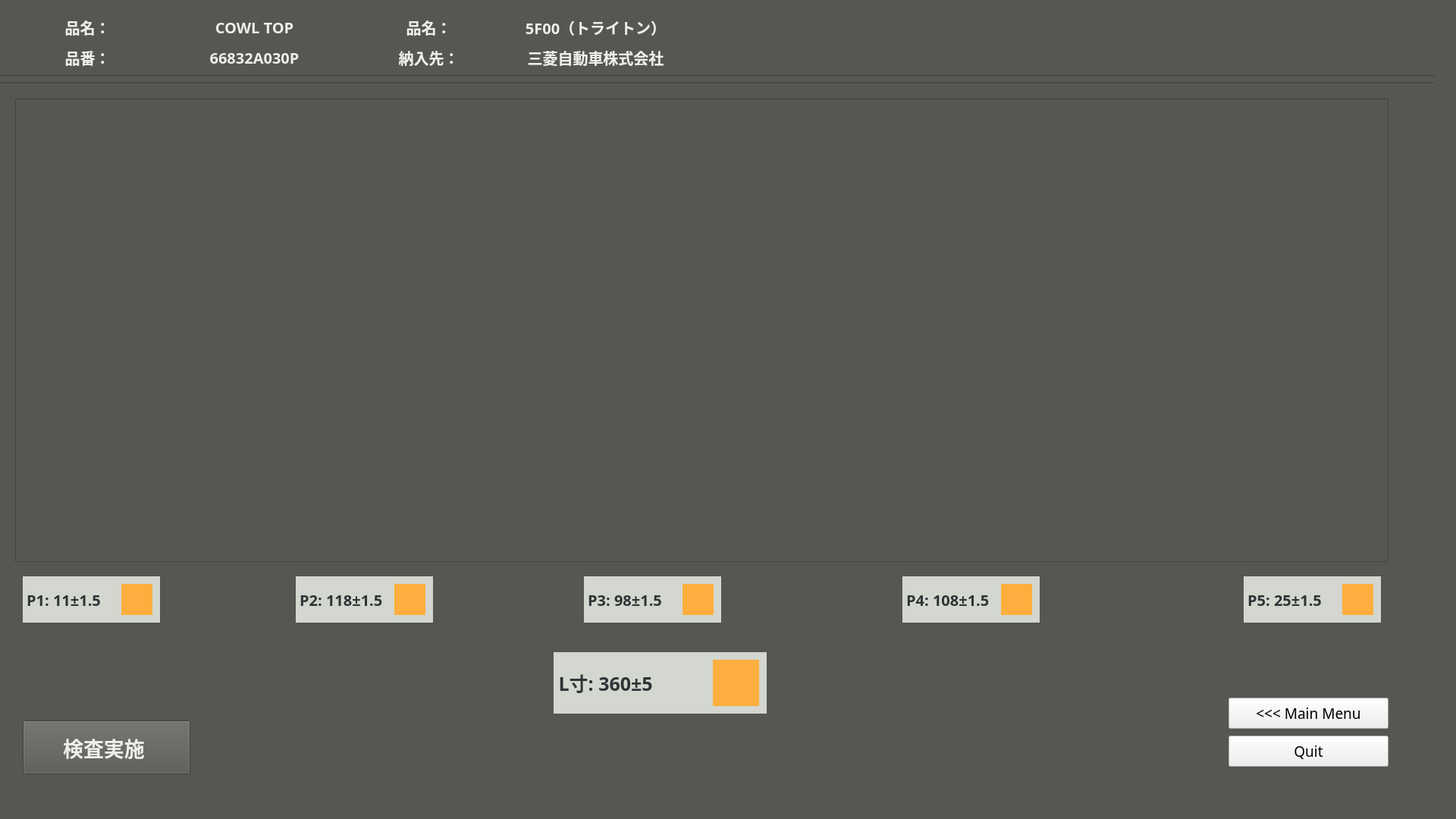
<?xml version="1.0" encoding="UTF-8"?>
<ui version="4.0">
 <class>part66832A030PWindow</class>
 <widget class="QMainWindow" name="part66832A030PWindow">
  <property name="enabled">
   <bool>true</bool>
  </property>
  <property name="geometry">
   <rect>
    <x>0</x>
    <y>0</y>
    <width>1920</width>
    <height>1080</height>
   </rect>
  </property>
  <property name="windowTitle">
   <string>MainWindow</string>
  </property>
  <property name="styleSheet">
   <string notr="true">background-color: rgb(85, 87, 83);</string>
  </property>
  <widget class="QWidget" name="part66832A030PWidget">
   <property name="enabled">
    <bool>true</bool>
   </property>
   <widget class="Line" name="line_1">
    <property name="geometry">
     <rect>
      <x>-10</x>
      <y>90</y>
      <width>1901</width>
      <height>20</height>
     </rect>
    </property>
    <property name="orientation">
     <enum>Qt::Horizontal</enum>
    </property>
   </widget>
   <widget class="Line" name="line_2">
    <property name="geometry">
     <rect>
      <x>-10</x>
      <y>100</y>
      <width>1901</width>
      <height>20</height>
     </rect>
    </property>
    <property name="orientation">
     <enum>Qt::Horizontal</enum>
    </property>
   </widget>
   <widget class="QLabel" name="cowltoplabel">
    <property name="geometry">
     <rect>
      <x>230</x>
      <y>20</y>
      <width>211</width>
      <height>31</height>
     </rect>
    </property>
    <property name="font">
     <font>
      <family>Ubuntu Mono</family>
      <pointsize>15</pointsize>
      <weight>75</weight>
      <bold>true</bold>
     </font>
    </property>
    <property name="styleSheet">
     <string notr="true">color: rgb(238, 238, 236);</string>
    </property>
    <property name="text">
     <string>COWL TOP</string>
    </property>
    <property name="alignment">
     <set>Qt::AlignCenter</set>
    </property>
   </widget>
   <widget class="QFrame" name="frame">
    <property name="geometry">
     <rect>
      <x>20</x>
      <y>130</y>
      <width>1811</width>
      <height>611</height>
     </rect>
    </property>
    <property name="frameShape">
     <enum>QFrame::StyledPanel</enum>
    </property>
    <property name="frameShadow">
     <enum>QFrame::Raised</enum>
    </property>
   </widget>
   <widget class="QPushButton" name="mainmenubutton">
    <property name="geometry">
     <rect>
      <x>1620</x>
      <y>920</y>
      <width>211</width>
      <height>41</height>
     </rect>
    </property>
    <property name="font">
     <font>
      <family>Ubuntu Mono</family>
      <pointsize>14</pointsize>
     </font>
    </property>
    <property name="styleSheet">
     <string notr="true">background-color: rgb(238, 238, 236);</string>
    </property>
    <property name="text">
     <string>&lt;&lt;&lt; Main Menu</string>
    </property>
   </widget>
   <widget class="QPushButton" name="quitbutton">
    <property name="geometry">
     <rect>
      <x>1620</x>
      <y>970</y>
      <width>211</width>
      <height>41</height>
     </rect>
    </property>
    <property name="font">
     <font>
      <family>Ubuntu Mono</family>
      <pointsize>14</pointsize>
     </font>
    </property>
    <property name="styleSheet">
     <string notr="true">background-color: rgb(238, 238, 236);</string>
    </property>
    <property name="text">
     <string>Quit</string>
    </property>
   </widget>
   <widget class="QLabel" name="cowltoplabel_2">
    <property name="geometry">
     <rect>
      <x>10</x>
      <y>20</y>
      <width>211</width>
      <height>31</height>
     </rect>
    </property>
    <property name="font">
     <font>
      <family>Ubuntu Mono</family>
      <pointsize>15</pointsize>
      <weight>75</weight>
      <bold>true</bold>
     </font>
    </property>
    <property name="styleSheet">
     <string notr="true">color: rgb(238, 238, 236);</string>
    </property>
    <property name="text">
     <string>品名：</string>
    </property>
    <property name="alignment">
     <set>Qt::AlignCenter</set>
    </property>
   </widget>
   <widget class="QLabel" name="cowltoplabel_3">
    <property name="geometry">
     <rect>
      <x>10</x>
      <y>60</y>
      <width>211</width>
      <height>31</height>
     </rect>
    </property>
    <property name="font">
     <font>
      <family>Ubuntu Mono</family>
      <pointsize>15</pointsize>
      <weight>75</weight>
      <bold>true</bold>
     </font>
    </property>
    <property name="styleSheet">
     <string notr="true">color: rgb(238, 238, 236);</string>
    </property>
    <property name="text">
     <string>品番：</string>
    </property>
    <property name="alignment">
     <set>Qt::AlignCenter</set>
    </property>
   </widget>
   <widget class="QLabel" name="cowltoplabel_4">
    <property name="geometry">
     <rect>
      <x>230</x>
      <y>60</y>
      <width>211</width>
      <height>31</height>
     </rect>
    </property>
    <property name="font">
     <font>
      <family>Ubuntu Mono</family>
      <pointsize>15</pointsize>
      <weight>75</weight>
      <bold>true</bold>
     </font>
    </property>
    <property name="styleSheet">
     <string notr="true">color: rgb(238, 238, 236);</string>
    </property>
    <property name="text">
     <string>66832A030P</string>
    </property>
    <property name="alignment">
     <set>Qt::AlignCenter</set>
    </property>
   </widget>
   <widget class="QLabel" name="cowltoplabel_5">
    <property name="geometry">
     <rect>
      <x>680</x>
      <y>20</y>
      <width>211</width>
      <height>31</height>
     </rect>
    </property>
    <property name="font">
     <font>
      <family>Ubuntu Mono</family>
      <pointsize>15</pointsize>
      <weight>75</weight>
      <bold>true</bold>
     </font>
    </property>
    <property name="styleSheet">
     <string notr="true">color: rgb(238, 238, 236);</string>
    </property>
    <property name="text">
     <string>5F00（トライトン）</string>
    </property>
    <property name="alignment">
     <set>Qt::AlignCenter</set>
    </property>
   </widget>
   <widget class="QLabel" name="cowltoplabel_6">
    <property name="geometry">
     <rect>
      <x>460</x>
      <y>20</y>
      <width>211</width>
      <height>31</height>
     </rect>
    </property>
    <property name="font">
     <font>
      <family>Ubuntu Mono</family>
      <pointsize>15</pointsize>
      <weight>75</weight>
      <bold>true</bold>
     </font>
    </property>
    <property name="styleSheet">
     <string notr="true">color: rgb(238, 238, 236);</string>
    </property>
    <property name="text">
     <string>品名：</string>
    </property>
    <property name="alignment">
     <set>Qt::AlignCenter</set>
    </property>
   </widget>
   <widget class="QLabel" name="P1label">
    <property name="geometry">
     <rect>
      <x>30</x>
      <y>760</y>
      <width>181</width>
      <height>61</height>
     </rect>
    </property>
    <property name="font">
     <font>
      <family>Ubuntu Mono</family>
      <pointsize>15</pointsize>
      <weight>75</weight>
      <bold>true</bold>
     </font>
    </property>
    <property name="styleSheet">
     <string notr="true">color: rgb(46, 52, 54);
background-color: rgb(211, 215, 207);</string>
    </property>
    <property name="text">
     <string> P1: 11±1.5</string>
    </property>
    <property name="alignment">
     <set>Qt::AlignLeading|Qt::AlignLeft|Qt::AlignVCenter</set>
    </property>
   </widget>
   <widget class="QLabel" name="P1color">
    <property name="geometry">
     <rect>
      <x>160</x>
      <y>770</y>
      <width>41</width>
      <height>41</height>
     </rect>
    </property>
    <property name="font">
     <font>
      <family>Ubuntu Mono</family>
      <pointsize>15</pointsize>
      <weight>75</weight>
      <bold>true</bold>
     </font>
    </property>
    <property name="styleSheet">
     <string notr="true">background-color: rgb(252, 175, 62);</string>
    </property>
    <property name="text">
     <string/>
    </property>
    <property name="alignment">
     <set>Qt::AlignLeading|Qt::AlignLeft|Qt::AlignVCenter</set>
    </property>
   </widget>
   <widget class="QLabel" name="P2color">
    <property name="geometry">
     <rect>
      <x>520</x>
      <y>770</y>
      <width>41</width>
      <height>41</height>
     </rect>
    </property>
    <property name="font">
     <font>
      <family>Ubuntu Mono</family>
      <pointsize>15</pointsize>
      <weight>75</weight>
      <bold>true</bold>
     </font>
    </property>
    <property name="styleSheet">
     <string notr="true">background-color: rgb(252, 175, 62);</string>
    </property>
    <property name="text">
     <string/>
    </property>
    <property name="alignment">
     <set>Qt::AlignLeading|Qt::AlignLeft|Qt::AlignVCenter</set>
    </property>
   </widget>
   <widget class="QLabel" name="P2label">
    <property name="geometry">
     <rect>
      <x>390</x>
      <y>760</y>
      <width>181</width>
      <height>61</height>
     </rect>
    </property>
    <property name="font">
     <font>
      <family>Ubuntu Mono</family>
      <pointsize>15</pointsize>
      <weight>75</weight>
      <bold>true</bold>
     </font>
    </property>
    <property name="styleSheet">
     <string notr="true">color: rgb(46, 52, 54);
background-color: rgb(211, 215, 207);</string>
    </property>
    <property name="text">
     <string> P2: 118±1.5</string>
    </property>
    <property name="alignment">
     <set>Qt::AlignLeading|Qt::AlignLeft|Qt::AlignVCenter</set>
    </property>
   </widget>
   <widget class="QLabel" name="P3label">
    <property name="geometry">
     <rect>
      <x>770</x>
      <y>760</y>
      <width>181</width>
      <height>61</height>
     </rect>
    </property>
    <property name="font">
     <font>
      <family>Ubuntu Mono</family>
      <pointsize>15</pointsize>
      <weight>75</weight>
      <bold>true</bold>
     </font>
    </property>
    <property name="styleSheet">
     <string notr="true">color: rgb(46, 52, 54);
background-color: rgb(211, 215, 207);</string>
    </property>
    <property name="text">
     <string> P3: 98±1.5</string>
    </property>
    <property name="alignment">
     <set>Qt::AlignLeading|Qt::AlignLeft|Qt::AlignVCenter</set>
    </property>
   </widget>
   <widget class="QLabel" name="P3color">
    <property name="geometry">
     <rect>
      <x>900</x>
      <y>770</y>
      <width>41</width>
      <height>41</height>
     </rect>
    </property>
    <property name="font">
     <font>
      <family>Ubuntu Mono</family>
      <pointsize>15</pointsize>
      <weight>75</weight>
      <bold>true</bold>
     </font>
    </property>
    <property name="styleSheet">
     <string notr="true">background-color: rgb(252, 175, 62);</string>
    </property>
    <property name="text">
     <string/>
    </property>
    <property name="alignment">
     <set>Qt::AlignLeading|Qt::AlignLeft|Qt::AlignVCenter</set>
    </property>
   </widget>
   <widget class="QLabel" name="P4label">
    <property name="geometry">
     <rect>
      <x>1190</x>
      <y>760</y>
      <width>181</width>
      <height>61</height>
     </rect>
    </property>
    <property name="font">
     <font>
      <family>Ubuntu Mono</family>
      <pointsize>15</pointsize>
      <weight>75</weight>
      <bold>true</bold>
     </font>
    </property>
    <property name="styleSheet">
     <string notr="true">color: rgb(46, 52, 54);
background-color: rgb(211, 215, 207);</string>
    </property>
    <property name="text">
     <string> P4: 108±1.5</string>
    </property>
    <property name="alignment">
     <set>Qt::AlignLeading|Qt::AlignLeft|Qt::AlignVCenter</set>
    </property>
   </widget>
   <widget class="QLabel" name="P4color">
    <property name="geometry">
     <rect>
      <x>1320</x>
      <y>770</y>
      <width>41</width>
      <height>41</height>
     </rect>
    </property>
    <property name="font">
     <font>
      <family>Ubuntu Mono</family>
      <pointsize>15</pointsize>
      <weight>75</weight>
      <bold>true</bold>
     </font>
    </property>
    <property name="styleSheet">
     <string notr="true">background-color: rgb(252, 175, 62);</string>
    </property>
    <property name="text">
     <string/>
    </property>
    <property name="alignment">
     <set>Qt::AlignLeading|Qt::AlignLeft|Qt::AlignVCenter</set>
    </property>
   </widget>
   <widget class="QLabel" name="P5color">
    <property name="geometry">
     <rect>
      <x>1770</x>
      <y>770</y>
      <width>41</width>
      <height>41</height>
     </rect>
    </property>
    <property name="font">
     <font>
      <family>Ubuntu Mono</family>
      <pointsize>15</pointsize>
      <weight>75</weight>
      <bold>true</bold>
     </font>
    </property>
    <property name="styleSheet">
     <string notr="true">background-color: rgb(252, 175, 62);</string>
    </property>
    <property name="text">
     <string/>
    </property>
    <property name="alignment">
     <set>Qt::AlignLeading|Qt::AlignLeft|Qt::AlignVCenter</set>
    </property>
   </widget>
   <widget class="QLabel" name="P5label">
    <property name="geometry">
     <rect>
      <x>1640</x>
      <y>760</y>
      <width>181</width>
      <height>61</height>
     </rect>
    </property>
    <property name="font">
     <font>
      <family>Ubuntu Mono</family>
      <pointsize>15</pointsize>
      <weight>75</weight>
      <bold>true</bold>
     </font>
    </property>
    <property name="styleSheet">
     <string notr="true">color: rgb(46, 52, 54);
background-color: rgb(211, 215, 207);</string>
    </property>
    <property name="text">
     <string> P5: 25±1.5</string>
    </property>
    <property name="alignment">
     <set>Qt::AlignLeading|Qt::AlignLeft|Qt::AlignVCenter</set>
    </property>
   </widget>
   <widget class="QLabel" name="Lsunlabel">
    <property name="geometry">
     <rect>
      <x>730</x>
      <y>860</y>
      <width>281</width>
      <height>81</height>
     </rect>
    </property>
    <property name="font">
     <font>
      <family>Ubuntu Mono</family>
      <pointsize>19</pointsize>
      <weight>75</weight>
      <bold>true</bold>
     </font>
    </property>
    <property name="styleSheet">
     <string notr="true">color: rgb(46, 52, 54);
background-color: rgb(211, 215, 207);</string>
    </property>
    <property name="text">
     <string> L寸: 360±5</string>
    </property>
    <property name="alignment">
     <set>Qt::AlignLeading|Qt::AlignLeft|Qt::AlignVCenter</set>
    </property>
   </widget>
   <widget class="QLabel" name="Lsuncolor">
    <property name="geometry">
     <rect>
      <x>940</x>
      <y>870</y>
      <width>61</width>
      <height>61</height>
     </rect>
    </property>
    <property name="font">
     <font>
      <family>Ubuntu Mono</family>
      <pointsize>15</pointsize>
      <weight>75</weight>
      <bold>true</bold>
     </font>
    </property>
    <property name="styleSheet">
     <string notr="true">background-color: rgb(252, 175, 62);</string>
    </property>
    <property name="text">
     <string/>
    </property>
    <property name="alignment">
     <set>Qt::AlignLeading|Qt::AlignLeft|Qt::AlignVCenter</set>
    </property>
   </widget>
   <widget class="QPushButton" name="pushButton">
    <property name="geometry">
     <rect>
      <x>30</x>
      <y>950</y>
      <width>221</width>
      <height>71</height>
     </rect>
    </property>
    <property name="font">
     <font>
      <family>Ubuntu Mono</family>
      <pointsize>20</pointsize>
      <weight>75</weight>
      <italic>false</italic>
      <bold>true</bold>
      <stylestrategy>PreferAntialias</stylestrategy>
     </font>
    </property>
    <property name="autoFillBackground">
     <bool>false</bool>
    </property>
    <property name="styleSheet">
     <string notr="true">color: rgb(238, 238, 236);</string>
    </property>
    <property name="text">
     <string>検査実施 </string>
    </property>
    <property name="checkable">
     <bool>false</bool>
    </property>
   </widget>
   <widget class="QLabel" name="cowltoplabel_7">
    <property name="geometry">
     <rect>
      <x>680</x>
      <y>60</y>
      <width>211</width>
      <height>31</height>
     </rect>
    </property>
    <property name="font">
     <font>
      <family>Ubuntu Mono</family>
      <pointsize>15</pointsize>
      <weight>75</weight>
      <bold>true</bold>
     </font>
    </property>
    <property name="styleSheet">
     <string notr="true">color: rgb(238, 238, 236);</string>
    </property>
    <property name="text">
     <string>三菱自動車株式会社</string>
    </property>
    <property name="alignment">
     <set>Qt::AlignCenter</set>
    </property>
   </widget>
   <widget class="QLabel" name="cowltoplabel_8">
    <property name="geometry">
     <rect>
      <x>460</x>
      <y>60</y>
      <width>211</width>
      <height>31</height>
     </rect>
    </property>
    <property name="font">
     <font>
      <family>Ubuntu Mono</family>
      <pointsize>15</pointsize>
      <weight>75</weight>
      <bold>true</bold>
     </font>
    </property>
    <property name="styleSheet">
     <string notr="true">color: rgb(238, 238, 236);</string>
    </property>
    <property name="text">
     <string>納入先：</string>
    </property>
    <property name="alignment">
     <set>Qt::AlignCenter</set>
    </property>
   </widget>
   <zorder>line_1</zorder>
   <zorder>line_2</zorder>
   <zorder>cowltoplabel</zorder>
   <zorder>frame</zorder>
   <zorder>mainmenubutton</zorder>
   <zorder>quitbutton</zorder>
   <zorder>cowltoplabel_2</zorder>
   <zorder>cowltoplabel_3</zorder>
   <zorder>cowltoplabel_4</zorder>
   <zorder>cowltoplabel_5</zorder>
   <zorder>cowltoplabel_6</zorder>
   <zorder>P1label</zorder>
   <zorder>P1color</zorder>
   <zorder>P2label</zorder>
   <zorder>P2color</zorder>
   <zorder>P3label</zorder>
   <zorder>P3color</zorder>
   <zorder>P4label</zorder>
   <zorder>P4color</zorder>
   <zorder>P5label</zorder>
   <zorder>P5color</zorder>
   <zorder>Lsunlabel</zorder>
   <zorder>Lsuncolor</zorder>
   <zorder>pushButton</zorder>
   <zorder>cowltoplabel_7</zorder>
   <zorder>cowltoplabel_8</zorder>
  </widget>
  <widget class="QMenuBar" name="menubar">
   <property name="geometry">
    <rect>
     <x>0</x>
     <y>0</y>
     <width>1920</width>
     <height>22</height>
    </rect>
   </property>
  </widget>
  <widget class="QStatusBar" name="statusbar"/>
 </widget>
 <resources/>
 <connections/>
</ui>
